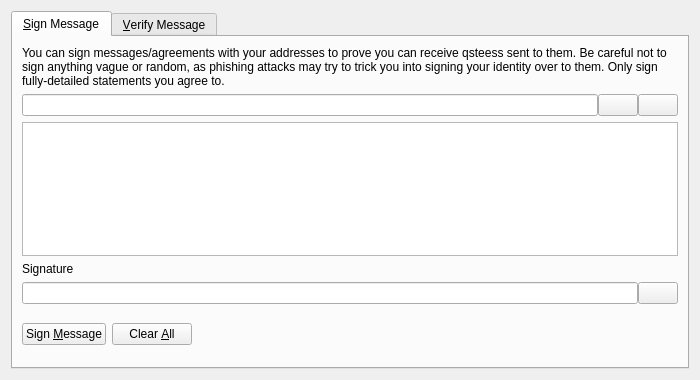
<?xml version="1.0" encoding="UTF-8"?>
<ui version="4.0">
 <class>SignVerifyMessageDialog</class>
 <widget class="QDialog" name="SignVerifyMessageDialog">
  <property name="geometry">
   <rect>
    <x>0</x>
    <y>0</y>
    <width>700</width>
    <height>380</height>
   </rect>
  </property>
  <property name="windowTitle">
   <string>Signatures - Sign / Verify a Message</string>
  </property>
  <property name="modal">
   <bool>true</bool>
  </property>
  <layout class="QVBoxLayout" name="verticalLayout">
   <item>
    <widget class="QTabWidget" name="tabWidget">
     <property name="currentIndex">
      <number>0</number>
     </property>
     <widget class="QWidget" name="tabSignMessage">
      <attribute name="title">
       <string>&amp;Sign Message</string>
      </attribute>
      <layout class="QVBoxLayout" name="verticalLayout_SM">
       <item>
        <widget class="QLabel" name="infoLabel_SM">
         <property name="text">
          <string>You can sign messages/agreements with your addresses to prove you can receive qsteess sent to them. Be careful not to sign anything vague or random, as phishing attacks may try to trick you into signing your identity over to them. Only sign fully-detailed statements you agree to.</string>
         </property>
         <property name="textFormat">
          <enum>Qt::PlainText</enum>
         </property>
         <property name="wordWrap">
          <bool>true</bool>
         </property>
        </widget>
       </item>
       <item>
        <layout class="QHBoxLayout" name="horizontalLayout_1_SM">
         <property name="spacing">
          <number>0</number>
         </property>
         <item>
          <widget class="QValidatedLineEdit" name="addressIn_SM">
           <property name="toolTip">
            <string>The QSTEES address to sign the message with</string>
           </property>
          </widget>
         </item>
         <item>
          <widget class="QPushButton" name="addressBookButton_SM">
           <property name="toolTip">
            <string>Choose previously used address</string>
           </property>
           <property name="text">
            <string/>
           </property>
           <property name="icon">
            <iconset resource="../qstees.qrc">
             <normaloff>:/icons/address-book</normaloff>:/icons/address-book</iconset>
           </property>
           <property name="shortcut">
            <string>Alt+A</string>
           </property>
           <property name="autoDefault">
            <bool>false</bool>
           </property>
          </widget>
         </item>
         <item>
          <widget class="QPushButton" name="pasteButton_SM">
           <property name="toolTip">
            <string>Paste address from clipboard</string>
           </property>
           <property name="text">
            <string/>
           </property>
           <property name="icon">
            <iconset resource="../qstees.qrc">
             <normaloff>:/icons/editpaste</normaloff>:/icons/editpaste</iconset>
           </property>
           <property name="shortcut">
            <string>Alt+P</string>
           </property>
           <property name="autoDefault">
            <bool>false</bool>
           </property>
          </widget>
         </item>
        </layout>
       </item>
       <item>
        <widget class="QPlainTextEdit" name="messageIn_SM">
         <property name="toolTip">
          <string>Enter the message you want to sign here</string>
         </property>
        </widget>
       </item>
       <item>
        <widget class="QLabel" name="signatureLabel_SM">
         <property name="text">
          <string>Signature</string>
         </property>
         <property name="textFormat">
          <enum>Qt::PlainText</enum>
         </property>
        </widget>
       </item>
       <item>
        <layout class="QHBoxLayout" name="horizontalLayout_2_SM">
         <property name="spacing">
          <number>0</number>
         </property>
         <item>
          <widget class="QLineEdit" name="signatureOut_SM">
           <property name="font">
            <font>
             <italic>true</italic>
            </font>
           </property>
           <property name="readOnly">
            <bool>true</bool>
           </property>
          </widget>
         </item>
         <item>
          <widget class="QPushButton" name="copySignatureButton_SM">
           <property name="toolTip">
            <string>Copy the current signature to the system clipboard</string>
           </property>
           <property name="text">
            <string/>
           </property>
           <property name="icon">
            <iconset resource="../qstees.qrc">
             <normaloff>:/icons/editcopy</normaloff>:/icons/editcopy</iconset>
           </property>
           <property name="autoDefault">
            <bool>false</bool>
           </property>
          </widget>
         </item>
        </layout>
       </item>
       <item>
        <layout class="QHBoxLayout" name="horizontalLayout_3_SM">
         <item>
          <widget class="QPushButton" name="signMessageButton_SM">
           <property name="toolTip">
            <string>Sign the message to prove you own this QSTEES address</string>
           </property>
           <property name="text">
            <string>Sign &amp;Message</string>
           </property>
           <property name="icon">
            <iconset resource="../qstees.qrc">
             <normaloff>:/icons/edit</normaloff>:/icons/edit</iconset>
           </property>
           <property name="autoDefault">
            <bool>false</bool>
           </property>
          </widget>
         </item>
         <item>
          <widget class="QPushButton" name="clearButton_SM">
           <property name="toolTip">
            <string>Reset all sign message fields</string>
           </property>
           <property name="text">
            <string>Clear &amp;All</string>
           </property>
           <property name="icon">
            <iconset resource="../qstees.qrc">
             <normaloff>:/icons/remove</normaloff>:/icons/remove</iconset>
           </property>
           <property name="autoDefault">
            <bool>false</bool>
           </property>
          </widget>
         </item>
         <item>
          <spacer name="horizontalSpacer_1_SM">
           <property name="orientation">
            <enum>Qt::Horizontal</enum>
           </property>
           <property name="sizeHint" stdset="0">
            <size>
             <width>40</width>
             <height>48</height>
            </size>
           </property>
          </spacer>
         </item>
         <item>
          <widget class="QLabel" name="statusLabel_SM">
           <property name="font">
            <font>
             <weight>75</weight>
             <bold>true</bold>
            </font>
           </property>
           <property name="text">
            <string/>
           </property>
           <property name="wordWrap">
            <bool>true</bool>
           </property>
          </widget>
         </item>
         <item>
          <spacer name="horizontalSpacer_2_SM">
           <property name="orientation">
            <enum>Qt::Horizontal</enum>
           </property>
           <property name="sizeHint" stdset="0">
            <size>
             <width>40</width>
             <height>48</height>
            </size>
           </property>
          </spacer>
         </item>
        </layout>
       </item>
      </layout>
     </widget>
     <widget class="QWidget" name="tabVerifyMessage">
      <attribute name="title">
       <string>&amp;Verify Message</string>
      </attribute>
      <layout class="QVBoxLayout" name="verticalLayout_VM">
       <item>
        <widget class="QLabel" name="infoLabel_VM">
         <property name="text">
          <string>Enter the receiver's address, message (ensure you copy line breaks, spaces, tabs, etc. exactly) and signature below to verify the message. Be careful not to read more into the signature than what is in the signed message itself, to avoid being tricked by a man-in-the-middle attack. Note that this only proves the signing party receives with the address, it cannot prove sendership of any transaction!</string>
         </property>
         <property name="textFormat">
          <enum>Qt::PlainText</enum>
         </property>
         <property name="alignment">
          <set>Qt::AlignLeading|Qt::AlignLeft|Qt::AlignTop</set>
         </property>
         <property name="wordWrap">
          <bool>true</bool>
         </property>
        </widget>
       </item>
       <item>
        <layout class="QHBoxLayout" name="horizontalLayout_1_VM">
         <property name="spacing">
          <number>0</number>
         </property>
         <item>
          <widget class="QValidatedLineEdit" name="addressIn_VM">
           <property name="toolTip">
            <string>The QSTEES address the message was signed with</string>
           </property>
          </widget>
         </item>
         <item>
          <widget class="QPushButton" name="addressBookButton_VM">
           <property name="toolTip">
            <string>Choose previously used address</string>
           </property>
           <property name="text">
            <string/>
           </property>
           <property name="icon">
            <iconset resource="../qstees.qrc">
             <normaloff>:/icons/address-book</normaloff>:/icons/address-book</iconset>
           </property>
           <property name="shortcut">
            <string>Alt+A</string>
           </property>
           <property name="autoDefault">
            <bool>false</bool>
           </property>
          </widget>
         </item>
        </layout>
       </item>
       <item>
        <widget class="QPlainTextEdit" name="messageIn_VM"/>
       </item>
       <item>
        <widget class="QValidatedLineEdit" name="signatureIn_VM"/>
       </item>
       <item>
        <layout class="QHBoxLayout" name="horizontalLayout_2_VM">
         <item>
          <widget class="QPushButton" name="verifyMessageButton_VM">
           <property name="toolTip">
            <string>Verify the message to ensure it was signed with the specified QSTEES address</string>
           </property>
           <property name="text">
            <string>Verify &amp;Message</string>
           </property>
           <property name="icon">
            <iconset resource="../qstees.qrc">
             <normaloff>:/icons/transaction_0</normaloff>:/icons/transaction_0</iconset>
           </property>
           <property name="autoDefault">
            <bool>false</bool>
           </property>
          </widget>
         </item>
         <item>
          <widget class="QPushButton" name="clearButton_VM">
           <property name="toolTip">
            <string>Reset all verify message fields</string>
           </property>
           <property name="text">
            <string>Clear &amp;All</string>
           </property>
           <property name="icon">
            <iconset resource="../qstees.qrc">
             <normaloff>:/icons/remove</normaloff>:/icons/remove</iconset>
           </property>
           <property name="autoDefault">
            <bool>false</bool>
           </property>
          </widget>
         </item>
         <item>
          <spacer name="horizontalSpacer_1_VM">
           <property name="orientation">
            <enum>Qt::Horizontal</enum>
           </property>
           <property name="sizeHint" stdset="0">
            <size>
             <width>40</width>
             <height>48</height>
            </size>
           </property>
          </spacer>
         </item>
         <item>
          <widget class="QLabel" name="statusLabel_VM">
           <property name="font">
            <font>
             <weight>75</weight>
             <bold>true</bold>
            </font>
           </property>
           <property name="text">
            <string/>
           </property>
           <property name="wordWrap">
            <bool>true</bool>
           </property>
          </widget>
         </item>
         <item>
          <spacer name="horizontalSpacer_2_VM">
           <property name="orientation">
            <enum>Qt::Horizontal</enum>
           </property>
           <property name="sizeHint" stdset="0">
            <size>
             <width>40</width>
             <height>48</height>
            </size>
           </property>
          </spacer>
         </item>
        </layout>
       </item>
      </layout>
     </widget>
    </widget>
   </item>
  </layout>
 </widget>
 <customwidgets>
  <customwidget>
   <class>QValidatedLineEdit</class>
   <extends>QLineEdit</extends>
   <header>qt/qvalidatedlineedit.h</header>
  </customwidget>
 </customwidgets>
 <resources>
  <include location="../qstees.qrc"/>
 </resources>
 <connections/>
</ui>
